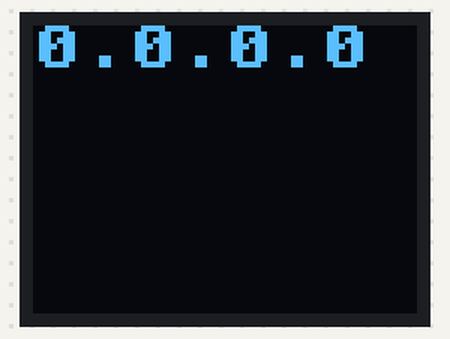
Simulated run of this program. Board: ESP8266 board running MicroPython. Parts: 64×48 one-colour display. Library files of the repository ran but are not shown: ssd1306.py.

Above: at 1.1 s.
At 3.1 s:
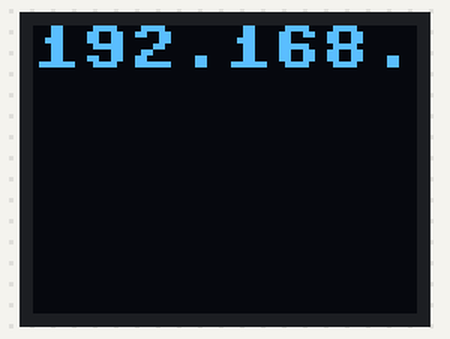

Measured:
- what the display in image 0 shows lasts 2.0 s, from 1.0 s to 3.0 s

The program:

main.py
```python
import network
import ssd1306
from machine import Pin, I2C, ADC
from writeoled import write
from time import sleep
net = network.WLAN(network.STA_IF)

while True:
    write([net.ifconfig()[0]])
    sleep(2)
```

writeoled.py
```python
from machine import Pin, I2C
import ssd1306

def write(list):
    line = 0
    i2c = I2C(scl=Pin(5), sda=Pin(4))
    oled_width = 64
    oled_height = 48
    oled = ssd1306.SSD1306_I2C(oled_width,oled_height,i2c)
    for item in list:
        oled.text(item,0,line)
        line+=10
    oled.show()
```

boot.py
```python
import esp
import network
import webrepl
import time
esp.osdebug(None)
import uos, machine
import gc
gc.collect()
net = network.WLAN(network.STA_IF)
net.active(True)
net.active()
net.connect('Robins crib','88888888')
time.sleep(1)
webrepl.start()
#import webrepl_setup
```
